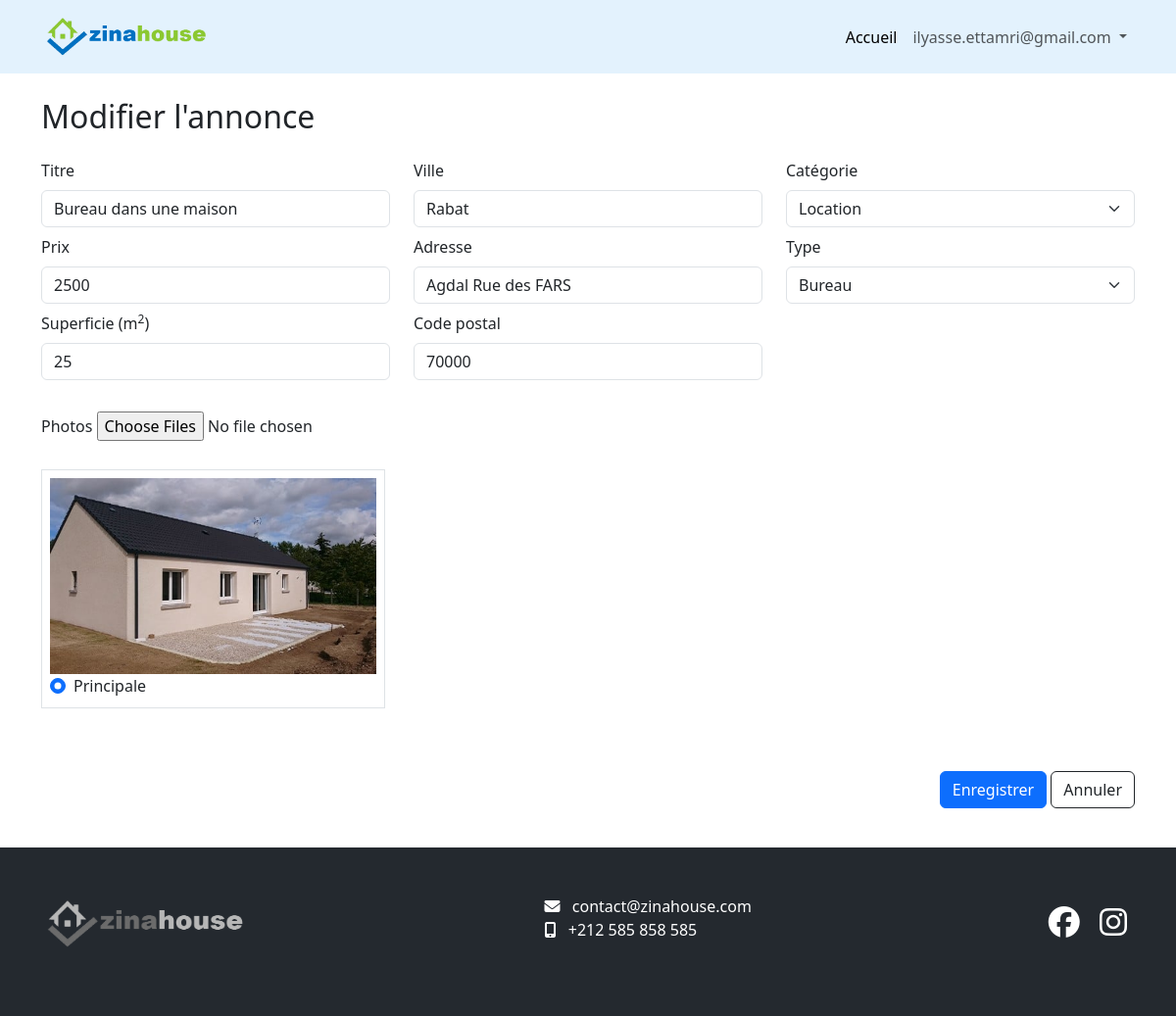
The page /edit/?id=9 (signed in) on the database its author committed.
### tables this page shows
CREATE TABLE `announcement` (
  `id` int(11) NOT NULL,
  `client_id` int(11) NOT NULL,
  `title` varchar(250) NOT NULL,
  `price` int(11) NOT NULL,
  `category` varchar(50) NOT NULL,
  `type` varchar(50) NOT NULL,
  `superficie` int(11) NOT NULL,
  `address` varchar(250) NOT NULL,
  `postal_code` varchar(10) NOT NULL,
  `city` varchar(100) NOT NULL,
  `created_at` datetime NOT NULL,
  `updated_at` datetime NOT NULL
);

CREATE TABLE `image` (
  `id` int(11) NOT NULL,
  `file_name` varchar(400) DEFAULT NULL,
  `type` varchar(50) DEFAULT NULL,
  `announcement_id` int(11) NOT NULL,
  `created_at` datetime DEFAULT NULL,
  `updated_at` datetime DEFAULT NULL
);

### includes/_functions.php (called while the page is built, shortened)
<?php
function require_with($pg, $vars = [])
{
	extract($vars);
	require $pg;
}

### pages/edit.php (called while the page is built, shortened)
<?php
$announcement = null;
$images = null;
$errors = null;
if (isset($_GET["id"])) {
    $id = $_GET["id"];
    $inst = $pdo->prepare("SELECT announcement.*, client.phone FROM `announcement` join client on announcement.client_id = client.id WHERE  announcement.id = $id ");
    $inst->execute();
    $announcement = $inst->fetch(PDO::FETCH_ASSOC);
    $inst = $pdo->prepare("SELECT file_name,id, type FROM `image` WHERE  announcement_id = $id ");
    $inst->execute();
    $images = $inst->fetchAll(PDO::FETCH_ASSOC);
} else {
    $errors[] = 'Aucune donnée.';
}
require_with('templates/edit.html.php', [
    'errors' => $errors,
    'announcement' => $announcement,
    'images' => $images
]);

### templates/edit.html.php (the view, shortened to what this page needs)
<form action="/edit/?id=<?php echo $announcement['id'] ?>" method="POST" enctype="multipart/form-data">
    <div class="container">
        <div class="row">
            <div class="col pb-3">
                <h2>Modifier l'annonce</h2>
            </div>
        </div>
    </div>
    <div class="container mb-4">
        <div class="row">
            <div class="col-lg-4">
                <div class="form-outline mb-2">
                    <label class="form-label" for="title">Titre</label>
                    <input type="text" name="title" id="title" class="form-control" required value="<?php echo $announcement['title'] ?? '' ?>" />
                </div>
                <div class="form-outline mb-2">
                    <label class="form-label" for="price">Prix</label>
                    <input type="number" name="price" id="price" class="form-control" required value="<?php echo $announcement['price'] ?? '' ?>" />
                </div>
                <div class="form-outline mb-2">
                    <label class="form-label" for="superficie">Superficie (m<sup>2</sup>)</label>
                    <input type="number" name="superficie" id="superficie" class="form-control" required value="<?php echo $announcement['superficie'] ?? '' ?>" />
                </div>
            </div>
            <div class="col-lg-4">
                <div class="form-outline mb-2">
                    <label class="form-label" for="city">Ville</label>
                    <input type="text" name="city" id="city" class="form-control" required value="<?php echo $announcement['city'] ?? '' ?>" />
                </div>
                <div class="form-outline mb-2">
                    <label class="form-label" for="address">Adresse</label>
                    <input type="text" name="address" id="address" class="form-control" required value="<?php echo $announcement['address'] ?? '' ?>" />
                </div>
                <div class="form-outline mb-2">
                    <label class="form-label" for="postal_code">Code postal</label>
                    <input type="text" name="postal_code" id="postal_code" class="form-control" required value="<?php echo $announcement['postal_code'] ?? '' ?>" />
                </div>
            </div>
            <div class="col-lg-4">
                <div class="form-outline mb-2">
                    <label class="form-label" for="category">Catégorie</label>
                    <?php $category =  $announcement['category'] ?? null; ?>
                    <select name="category" class="form-select">
                        <option value="Location" <?php echo $category == 'Location' ? 'selected' : '' ?>>Location</option>
                    </select>
                </div>
                <div class="form-outline mb-2">
                    <label class="form-label" for="type">Type</label>
                    <?php $type = $announcement['type'] ?? null; ?>
                    <select name="type" class="form-select">
                        <option value="Bureau" <?php echo $type == 'Bureau' ? 'selected' : '' ?>>Bureau</option>
                    </select>
                </div>
            </div>
        </div>
        <div class="row">
            <div class="col-12">
                <div class="form-outline my-4">
                    <label class="form-label" for="files">Photos</label>
                    <input type="file" id="files" name="files[]" multiple />
                </div>
            </div>
            <div class="col-12">
                <div class="d-flex flex-wrap ">
                    <?php foreach ($images as $k => $image) : ?>
                        <div class="me-3 mb-3 border p-2">
                            <img class="" src="/uploads/<?php echo $image["file_name"]; ?>" style="height:200px;">
                            <div class="form-check">
                                <input class="form-check-input" type="radio" name="img_primary" id="<?php echo $image['id'] ?>" value="<?php echo $image['id'] ?>" <?php echo $image['type'] == 'primary' ? 'checked' : '' ?>>
                                <label class="form-check-label" for="<?php echo $image['id'] ?>">
                                    Principale
                                </label>
                            </div>
                        </div>
                    <?php endforeach ?>
                </div>
            </div>
        </div>
        <div class="row mt-5">
            <div class="col text-end mb-3">
                <button type="submit" class="btn btn-primary">Enregistrer</button>
                <a href="/home" class="btn btn-outline-dark">Annuler</a>
            </div>
        </div>
    </div>
</form>

### css/main1.css (style rules this page uses)
html, body { margin: 0; padding: 0; }

### rows shown on the page
announcement: title "Bureau dans une maison", price "2500", superficie "25", city "Rabat", address "Agdal Rue des FARS", postal_code "70000", category "Location", type "Bureau"
image: file_name (picture), type "☑ Principale"

### other values the page prints
$user['email'] "ilyasse.ettamri@gmail.com"
